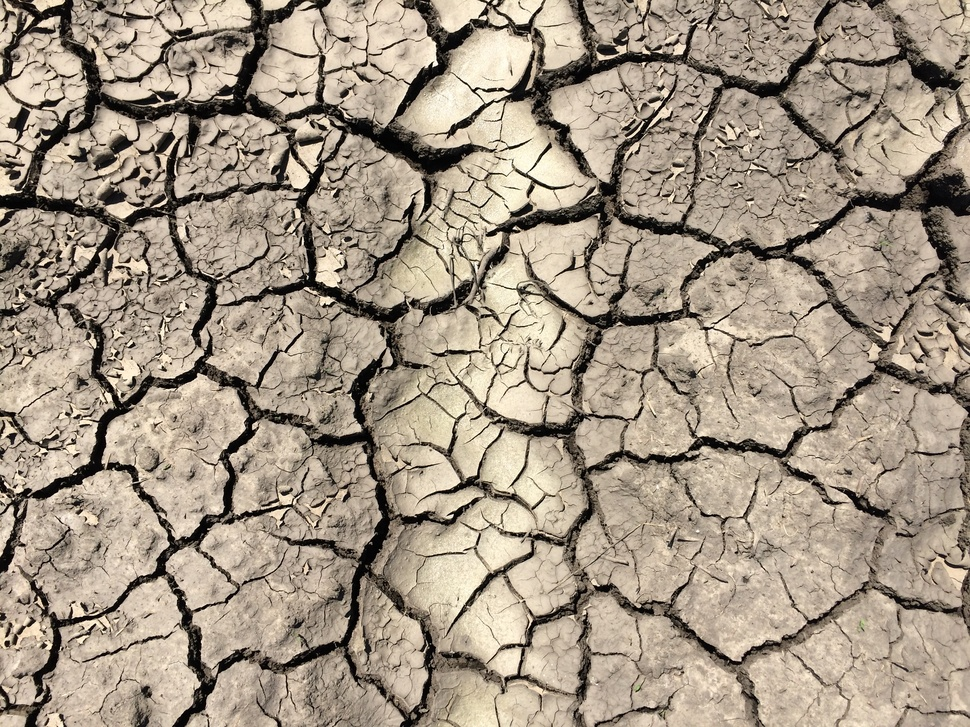
#> input picture datasets/soil_cracks.jpg, 970 x 727 px, shrunk from 3264 x 2448 before the run
$ jupyter execute soil_cracks_detection.ipynb
#> lines starting #> are read from the running program, lines starting #| are printed output that depends on the picture; after the words box and inside, x2 and y2 are one past the last pixel; in counts of white or black regions, pixels touching at a corner belong together; long printed decimals are rounded
# Soil Cracks

Some soil exhibit shrinking (when drying) and swelling (when wetting) with soil moisture changes. Soil cracks emerge as a consequence of the conformational changes in the structure of clay minerals with changes in soil moisture. Soil cracks can lead to preferential water flow and rapid solute and contaminants transport to deeper soil layers. Soil expansion and contraction can also affect building foundations. Expansive soils are usually characterized by moderate to high clay content, particularly in soils with high content of montmorillonite, a typical clay in vertisols.

>Montmorillonite can increase fifteen times its dry volume and can exhert an expansive pressure of 150,000 kg per square meter!

In addition to that, the resulting patterns formed by the soil cracks are attractive to scientisits and enthusiasts interested in fractal patterns.

[cell 1]
# Import modules
import numpy as np
import matplotlib.pyplot as plt
from skimage import io, color, morphology, filters

[cell 2]
RGB = io.imread("../datasets/soil_cracks.jpg")
#> RGB is the input picture: shape (727, 970, 3); mean R, G, B 163.5, 149.9, 133
RGB.shape
#> Out = (727, 970, 3)

[cell 3]
# Gray scale version
BW = color.rgb2gray(RGB)
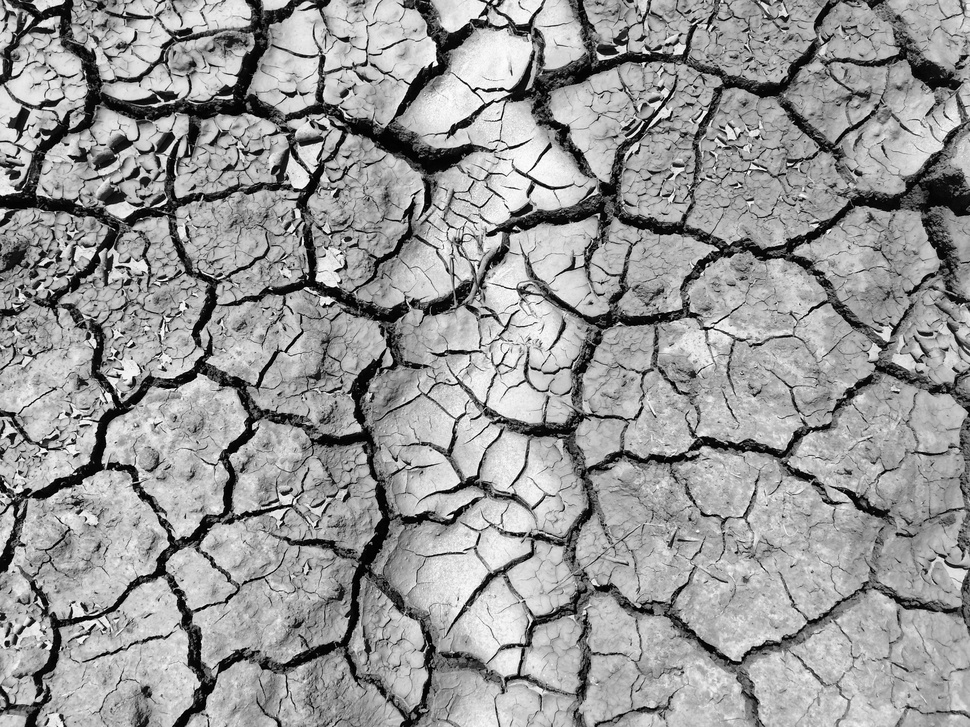
#> BW: shape (727, 970) float64; min 0, max 0.997, mean 0.594

[cell 4]
plt.figure(figsize=(12,8))
plt.subplot(1,2,1)
plt.imshow(RGB)
plt.axis('off')

plt.subplot(1,2,2)
plt.imshow(BW, cmap="gray")
plt.axis('off')

plt.show()
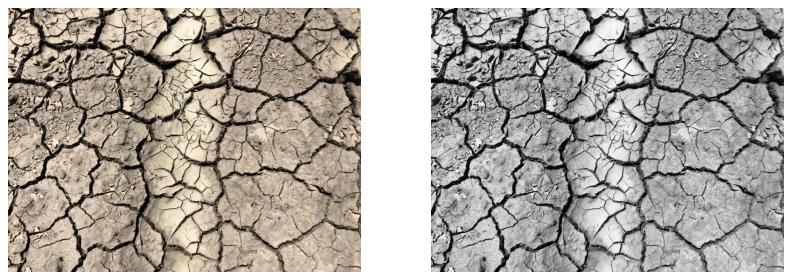
#> figure drawn by matplotlib, 2 panels

[cell 5]
# Sato tubeness filter
BW_sato = filters.sato(BW, sigmas=range(1, 10, 2), black_ridges=True)
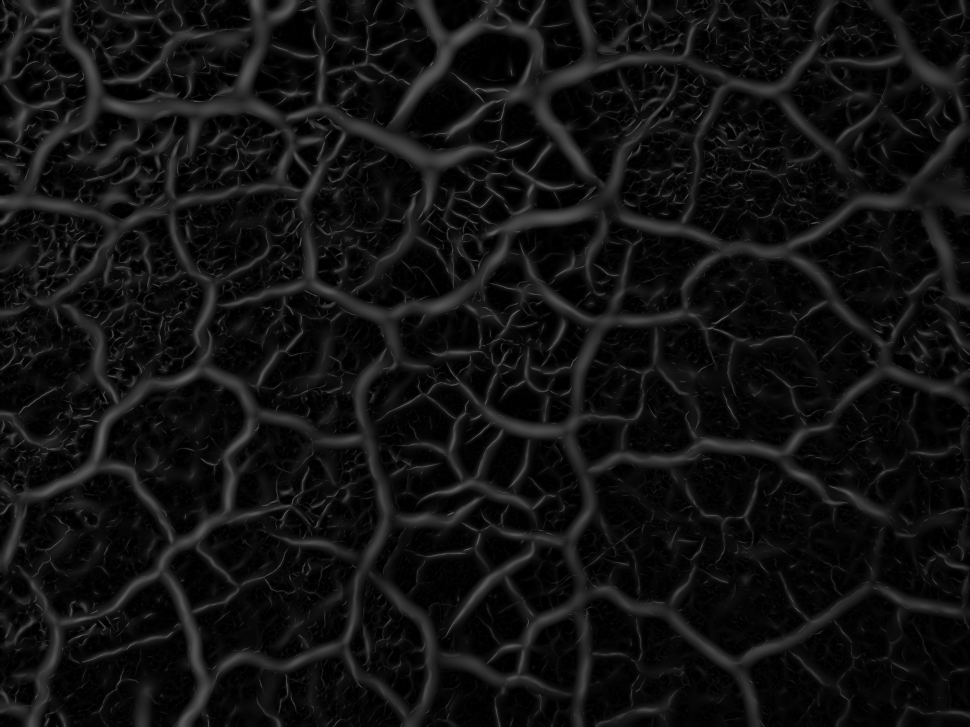
#> BW_sato: shape (727, 970) float64; min 0, max 0.385, mean 0.0691

# Frangi vesselness filter
BW_frangi = filters.frangi(BW, sigmas=range(1, 10, 2), black_ridges=True)
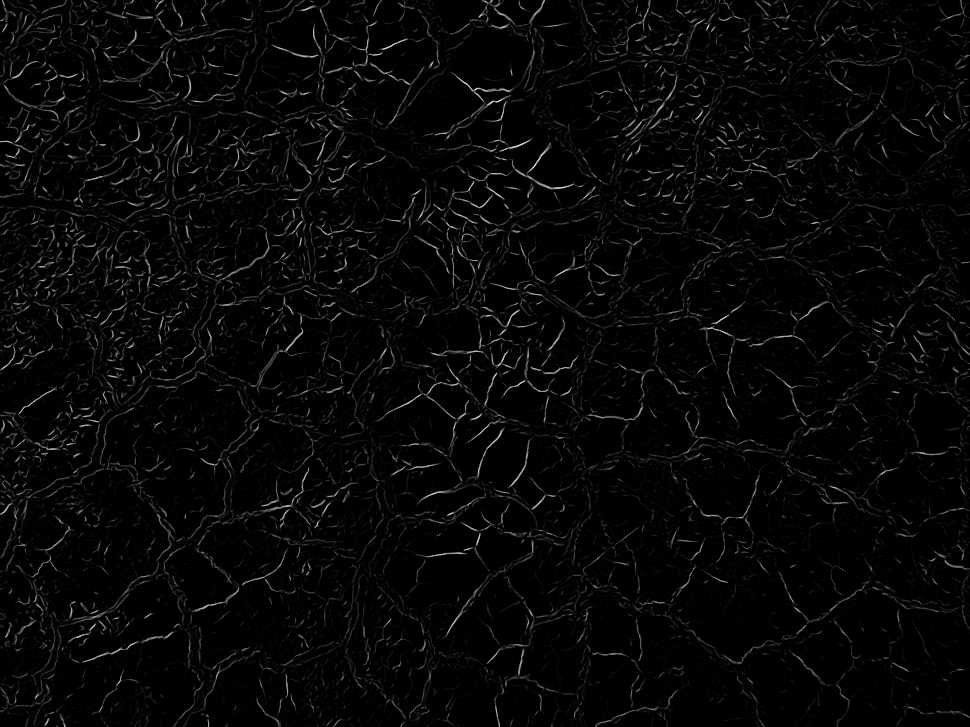
#> BW_frangi: shape (727, 970) float64; min 0, max 0.856, mean 0.028

[cell 6]
plt.figure(figsize=(12,8))
plt.title("Sato filter")
plt.subplot(1,2,1)
plt.imshow(BW_sato, cmap="gray")
plt.axis('off')

plt.subplot(1,2,2)
plt.title("Frangi filter")
plt.imshow(BW_frangi, cmap="gray")
plt.axis('off')

plt.show()

[cell 7]
# Let's examine a portion of one of the classified images
BW_sato[0:5,0:5]
#> Out = [[0.0108, 0.0262, 0.231, 0.1, 0.0327], [0.0125, 0.0301, 0.213, 0.175, 0.0407], [0.019, 0.0369, 0.16, 0.252, 0.0494], [0.0325, 0.0452, 0.0772, 0.265, 0.126], [0.0465, 0.0552, 0.0731, 0.21, 0.202]]

[cell 8]
# Absolute maximum value of the classified image
print(np.max(BW_sato.flatten()))
#| 0.3849

# Absolute minimum value of the classified image
print(np.min(BW_sato.flatten()))
#| 0.0

[cell 9]
plt.figure(figsize=(12,4))

plt.subplot(1,2,1)
plt.title('Sato filter')
plt.hist(BW_sato.flatten())

plt.subplot(1,2,2)
plt.title('Frangi filter')
plt.hist(BW_frangi.flatten())

plt.show()
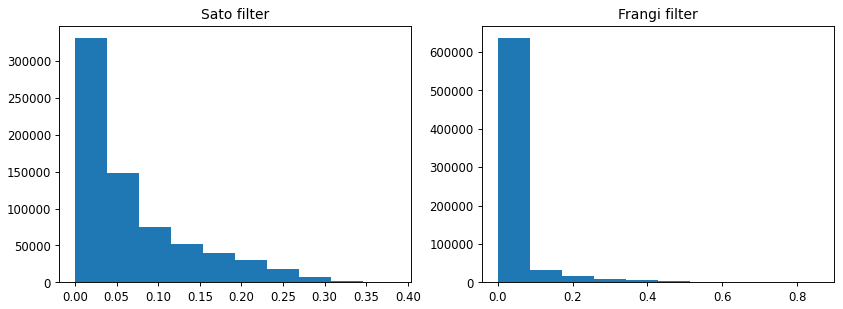
#> figure drawn by matplotlib, 2 panels; panel 1: tallest bar 331457 high, from x = 3.47e-18 to 0.0385; panel 2: tallest bar 636556 high, from x = 6.94e-18 to 0.0856

[cell 10]
selem = morphology.disk(4)
noise = morphology.white_tophat(BW_sato, selem)
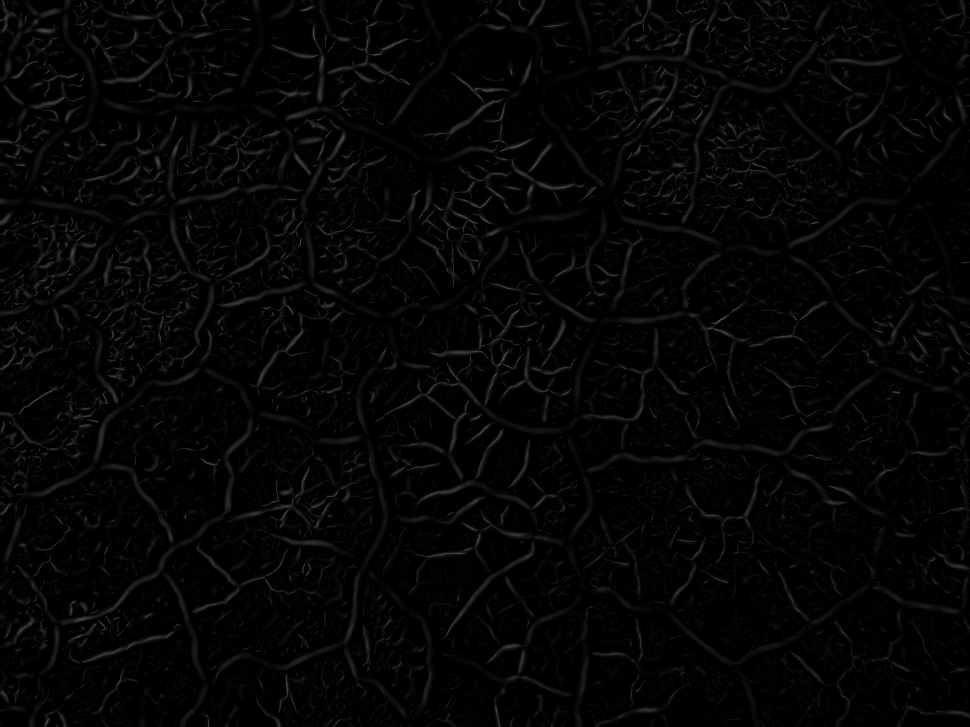
#> noise: shape (727, 970) float64; min 0, max 0.334, mean 0.0203

plt.figure(figsize=(12,6))

plt.subplot(1,3,1)
plt.title('Sato')
plt.imshow(BW_sato, cmap="gray")
plt.axis('off')

plt.subplot(1,3,2)
plt.title('Noise')
plt.imshow(noise, cmap="gray")
plt.axis('off')

plt.subplot(1,3,3)
plt.title('Cleaned Sato')
plt.imshow(BW_sato - noise, cmap="gray")
plt.axis('off')
plt.show()
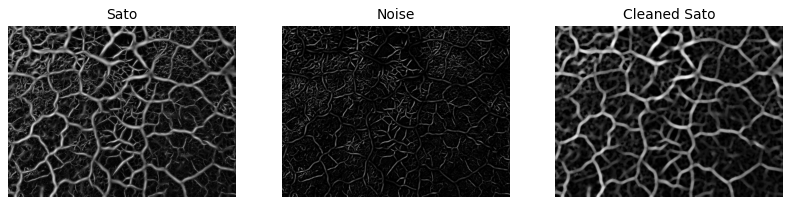
#> figure drawn by matplotlib, 3 panels

[cell 11]
BW_sato_clean = np.zeros(BW_sato.shape)
idx = (BW_sato - noise) > 0.075
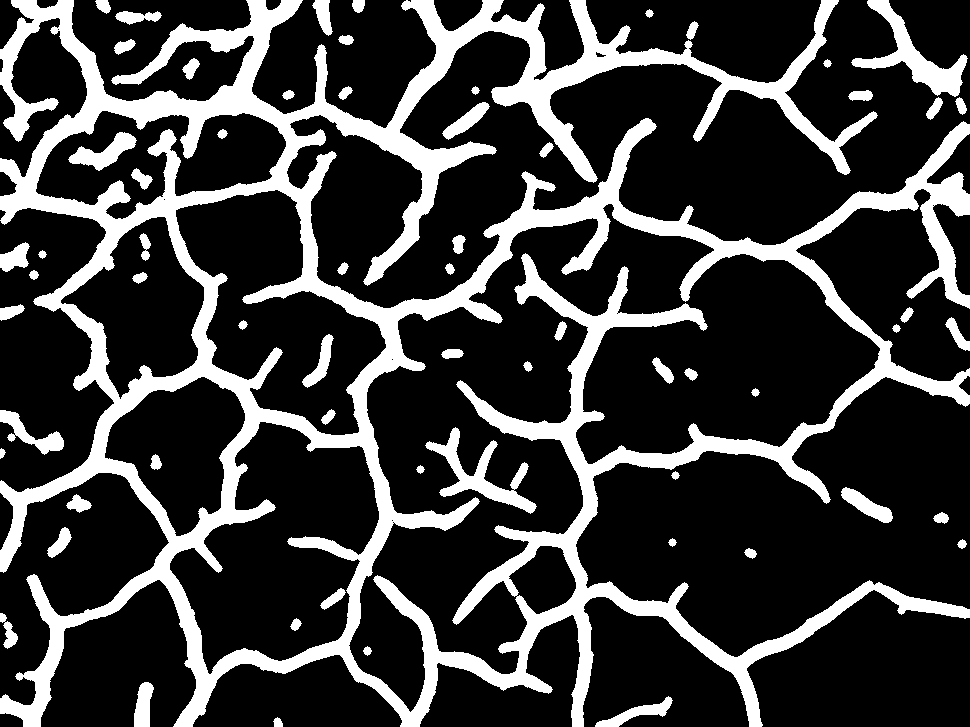
#> idx: shape (727, 970) bool; 22.7% white; 64 white regions, largest, box (x1, y1, x2, y2) and area: (0, 0, 970, 727) 140673, (851, 0, 968, 97) 3003, (425, 427, 537, 514) 2537
BW_sato_clean[idx] = 1

percentage_cracks = np.sum(BW_sato_clean.flatten()) / BW_sato_clean.size * 100
print('Cracks occupy:',round(percentage_cracks,1), '% of the area.')

plt.figure(figsize=(12,8))

plt.subplot(1,2,1)
plt.imshow(RGB)
plt.axis('off')

plt.subplot(1,2,2)
plt.imshow(BW_sato_clean, cmap="gray")
plt.axis('off')
plt.show()
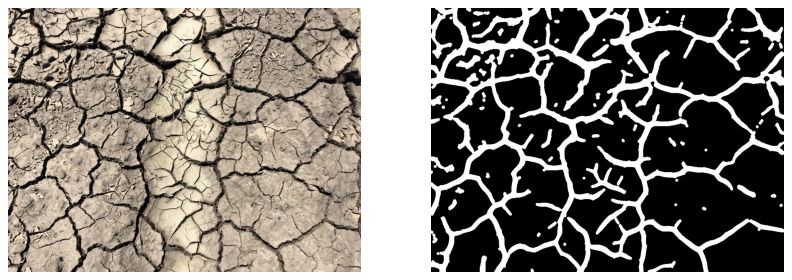
#> figure drawn by matplotlib, 2 panels

[cell 12]
# Compute fractal dimension using Box count method
# Source: https://stackoverflow.com/questions/44793221/python-fractal-box-count-fractal-dimension

# From https://github.com/rougier/numpy-100 (#87)
def boxcount(Z, k):
    S = np.add.reduceat(
        np.add.reduceat(Z, np.arange(0, Z.shape[0], k), axis=0),
                           np.arange(0, Z.shape[1], k), axis=1)

    # We count non-empty (0) and non-full boxes (k*k)
    return len(np.where((S > 0) & (S < k*k))[0])

def fractal_dimension(Z):

    # Minimal dimension of image
    p = min(Z.shape)

    # Greatest power of 2 less than or equal to p
    n = 2**np.floor(np.log(p)/np.log(2))

    # Extract the exponent
    n = int(np.log(n)/np.log(2))

    # Build successive box sizes (from 2**n down to 2**1)
    sizes = 2**np.arange(n, 1, -1)

    # Actual box counting with decreasing size
    counts = []
    for size in sizes:
        counts.append(boxcount(Z, size))

    # Fit the successive log(sizes) with log (counts)
    coeffs = np.polyfit(np.log(sizes), np.log(counts), 1)

    # Return slope with inverse sign
    return -coeffs[0]

$ run again, with datasets/sessile_drop.jpg copied over datasets/soil_cracks.jpg
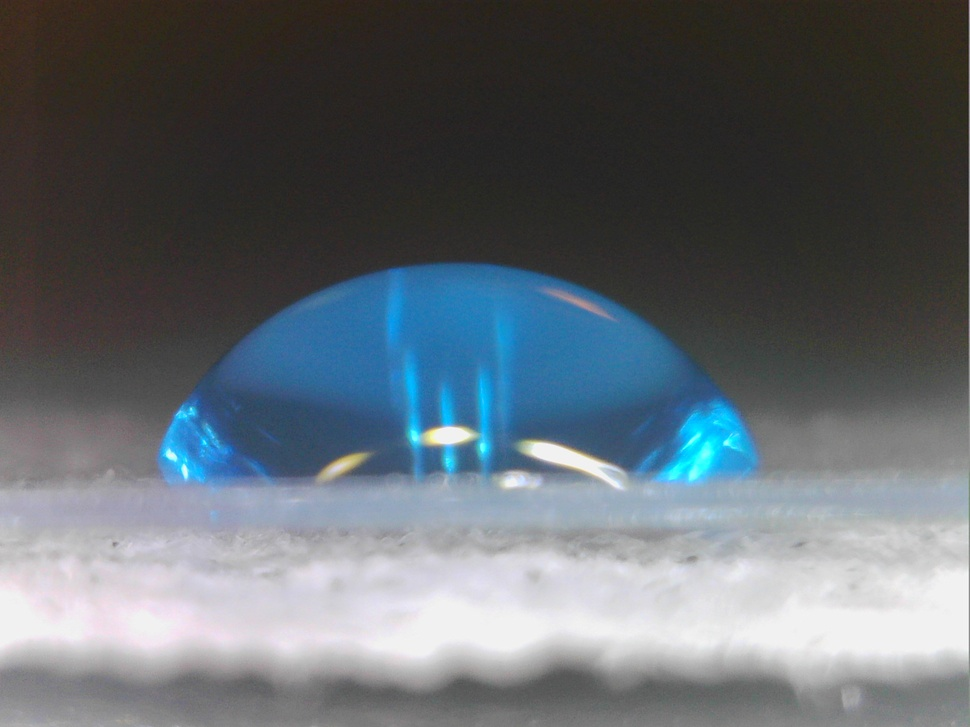
#> input picture datasets/sessile_drop.jpg, 970 x 727 px, shrunk from 1600 x 1200 before the run
#> RGB is the input picture: shape (727, 970, 3); mean R, G, B 97.5, 104.9, 110.9
#> `BW_sato[0:5,0:5]`: Out = [[0.000204, 0.000279, 0.000541, 0.00354, 0.00394], [0.000545, 0.000559, 0.000581, 0.00356, 0.00477], [0.000818, 0.000874, 0.00105, 0.00301, 0.00462], [0.00235, 0.00143, 0.00163, 0.00326, 0.00448], [0.00167, 0.00261, 0.00222, 0.00446, 0.00504]]
#| 0.2114
#| 0.0
#> `idx = (BW_sato - noise) > 0.075`:
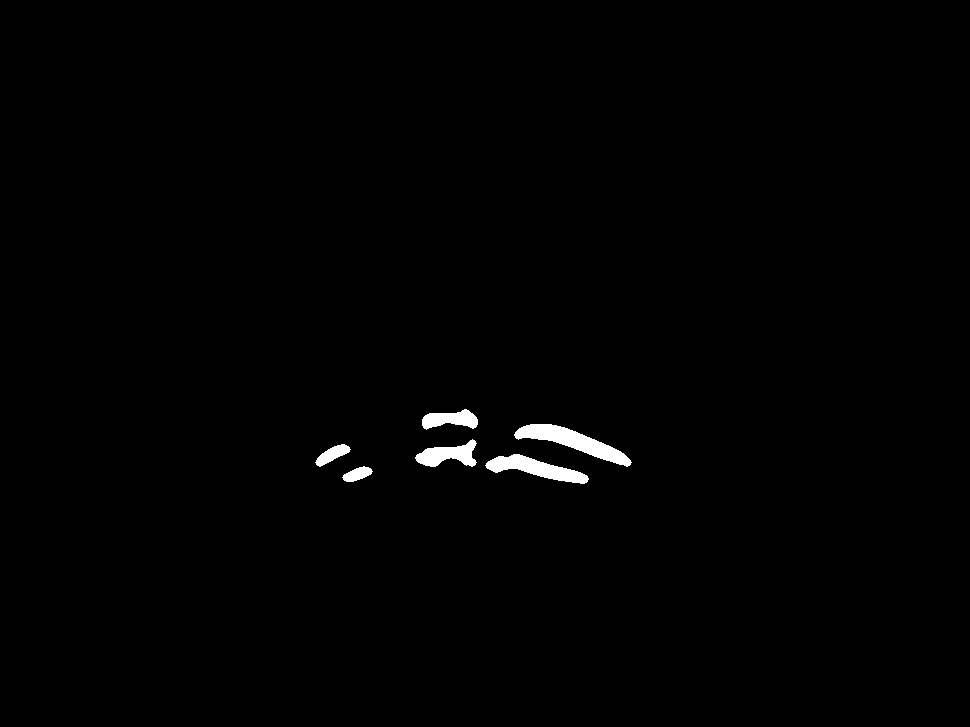
#> idx: shape (727, 970) bool; 0.78% white; 6 white regions, box (x1, y1, x2, y2) and area: (514, 424, 632, 467) 1777, (485, 454, 589, 484) 1389, (415, 439, 477, 467) 951, (422, 409, 478, 430) 731, (315, 444, 351, 467) 386, (342, 466, 373, 482) 296
#> `plt.show()`:
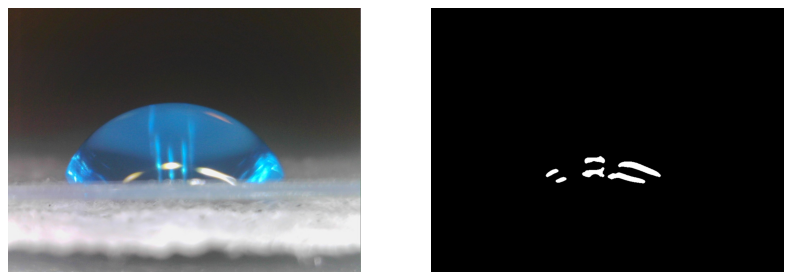
#> figure drawn by matplotlib, 2 panels

$ run again, with datasets/wheat.jpg copied over datasets/soil_cracks.jpg
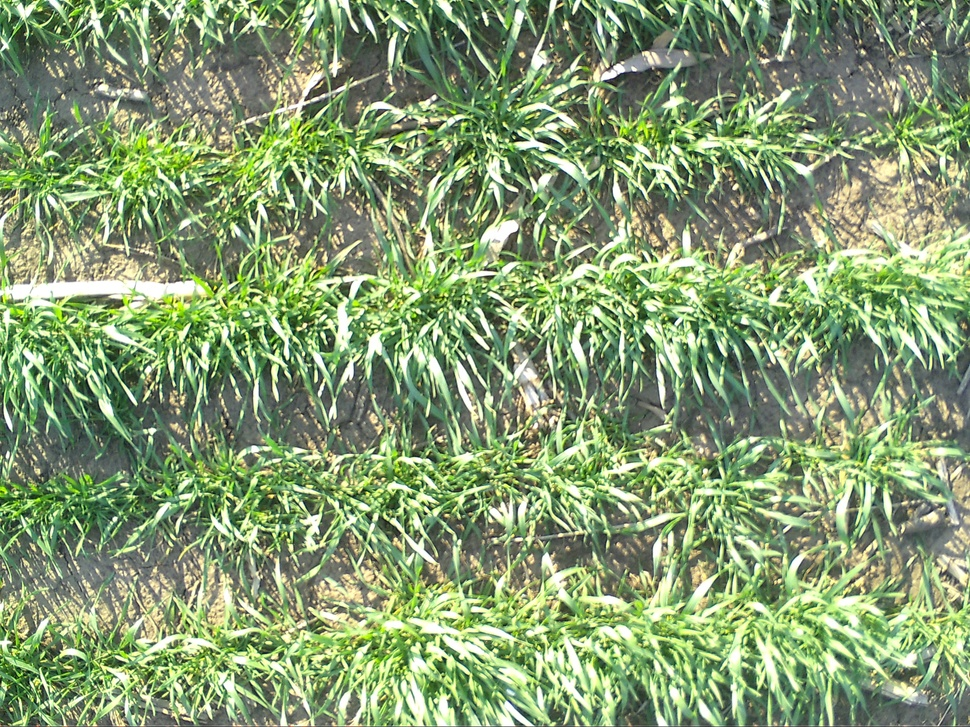
#> input picture datasets/wheat.jpg, 970 x 727 px, shrunk from 3264 x 2448 before the run
#> RGB is the input picture: shape (727, 970, 3); mean R, G, B 133.5, 155.6, 112.9
#> `BW_sato[0:5,0:5]`: Out = [[0.0586, 0.0717, 0.0142, 0.0195, 0.0424], [0.0425, 0.083, 0.0157, 0.0294, 0.0527], [0.0159, 0.0605, 0.0619, 0.109, 0.103], [0.0348, 0.078, 0.0888, 0.0514, 0.0315], [0.0449, 0.115, 0.107, 0.0305, 0.029]]
#| 0.3082
#| 0.0
#> `idx = (BW_sato - noise) > 0.075`:
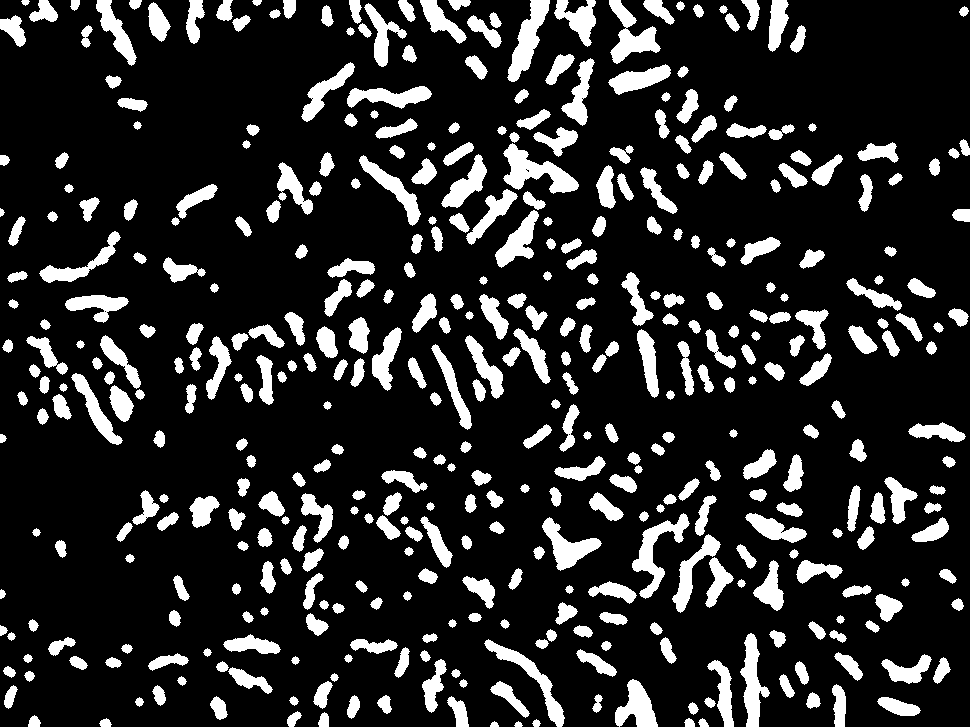
#> idx: shape (727, 970) bool; 16.6% white; 432 white regions, largest, box (x1, y1, x2, y2) and area: (503, 143, 579, 194) 1660, (507, 0, 550, 82) 1463, (632, 513, 690, 599) 1457
#> `plt.show()`:
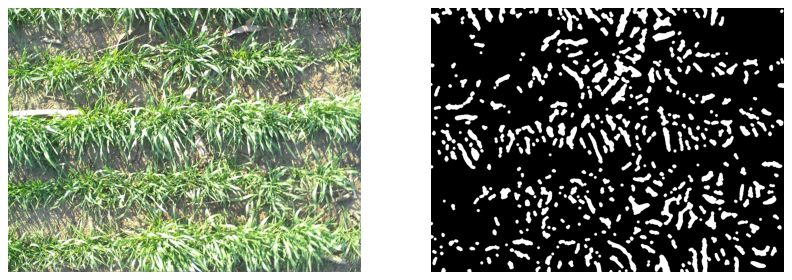
#> figure drawn by matplotlib, 2 panels
